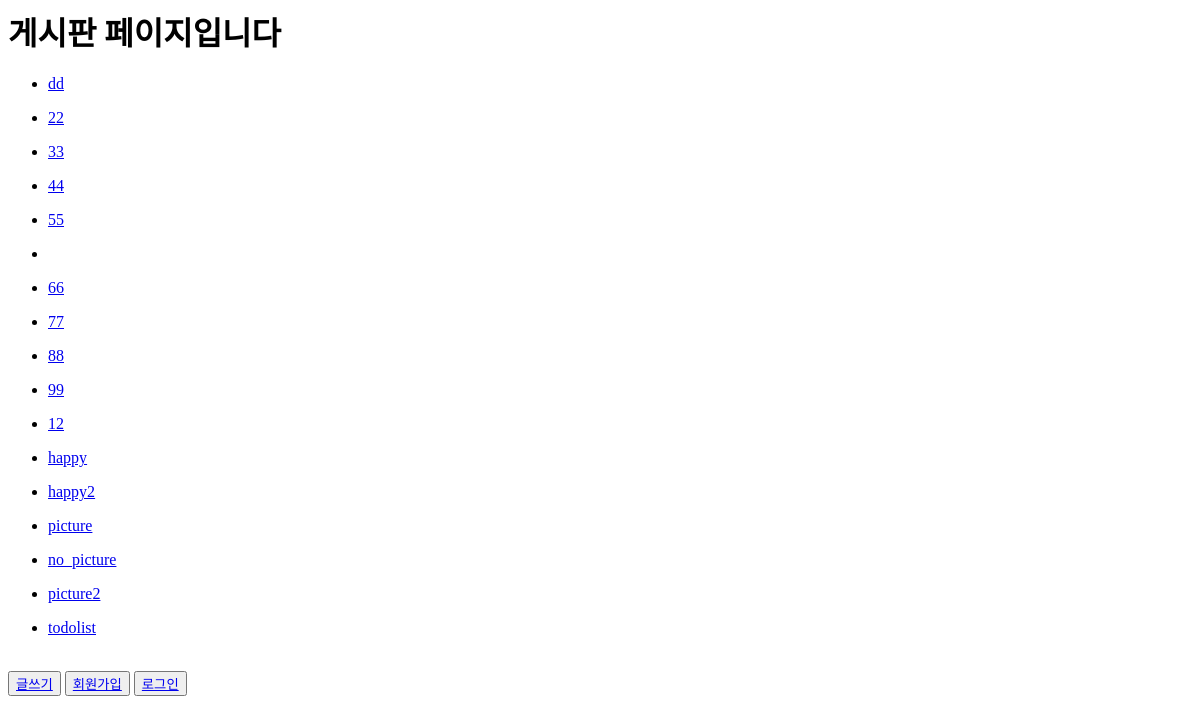
The page /blog/ on the database as committed earlier.
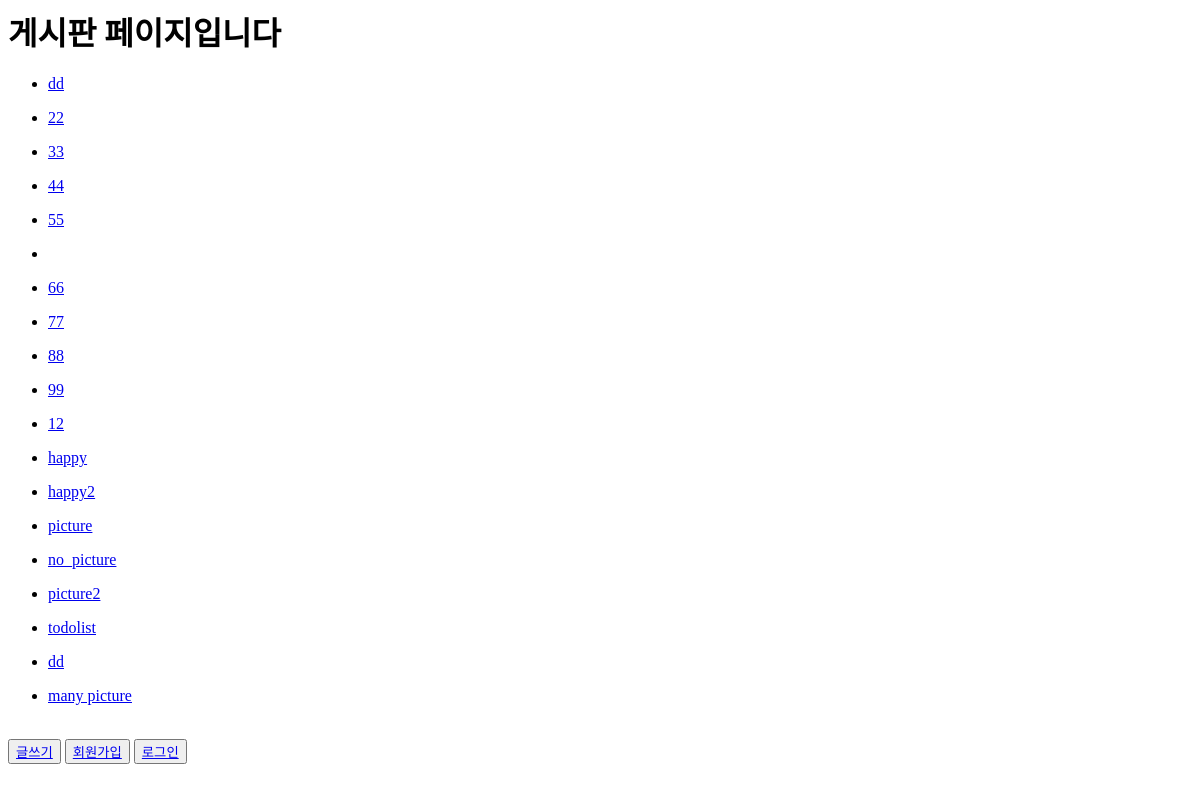
The same page on the database as committed later.
### main/models.py (models this page shows, shortened)
class Post(models.Model):
    postname = models.CharField(max_length=50)
    contents = models.TextField()

### main/views.py (the view)
# urls.py: 2. Add a URL to urlpatterns:  path('blog/', include('blog.urls'))
def blog(request):
    postlist = Post.objects.all()
    commentlist = Comment.objects.all()
    return render(request, 'main/blog.html', {'postlist':postlist, 'commentlist':commentlist})

### main/templates/main/blog.html (shortened to what this page needs)
<html>
    <head>
    </head>
    <body>
        <h1>게시판 페이지입니다</h1>
        <table>
        {% for list in postlist %}
            <ul>
                <li><a href="{{list.pk}}/">{{list.postname}}</a>
                </li>
            </ul>
        {% endfor %}
        <br>
        </table>
        <button><a href="new_post/">글쓰기</a></button>
        <button><a href="register/">회원가입</a></button>
        <button><a href="login/">로그인</a></button>
    </body>
</html>

Rows that differ between the two databases and show on the page:
added Post: postname "dd"
added Post: postname "many picture"
